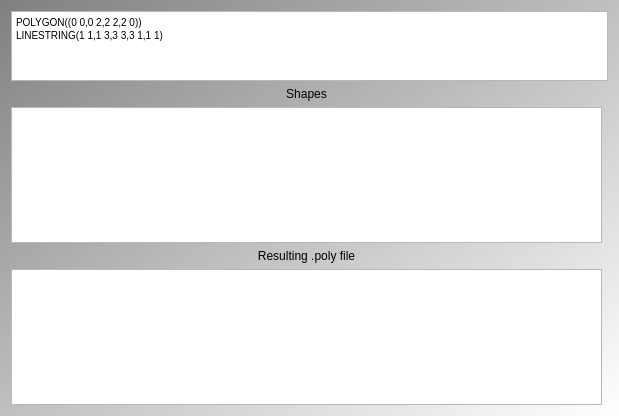
<?xml version="1.0" encoding="UTF-8"?>
<ui version="4.0">
 <class>QtTestPolyFileFromPolygonsMainDialog</class>
 <widget class="QDialog" name="QtTestPolyFileFromPolygonsMainDialog">
  <property name="windowModality">
   <enum>Qt::ApplicationModal</enum>
  </property>
  <property name="geometry">
   <rect>
    <x>0</x>
    <y>0</y>
    <width>619</width>
    <height>416</height>
   </rect>
  </property>
  <property name="sizePolicy">
   <sizepolicy hsizetype="Maximum" vsizetype="Maximum">
    <horstretch>0</horstretch>
    <verstretch>0</verstretch>
   </sizepolicy>
  </property>
  <property name="windowTitle">
   <string>TestPolyFileFromPolygons</string>
  </property>
  <property name="windowIcon">
   <iconset resource="ToolTestPolyFileFromPolygons.qrc">
    <normaloff>:/ToolTestPolyFileFromPolygons/ToolTestPolyFileFromPolygonsIcon.png</normaloff>:/ToolTestPolyFileFromPolygons/ToolTestPolyFileFromPolygonsIcon.png</iconset>
  </property>
  <property name="styleSheet">
   <string notr="true">QDialog { 
background-color: qlineargradient(x1: 0, y1: 0, x2: 1, y2: 1, stop: 0  #808080, stop: 1 #ffffff);
}

QWidget { font: bold, &quot;Courier New&quot;, courier, monospace }
QPushButton { font: 18 px  }
QTabWidget { font: 12 px  }
QLabel { font: 12px }
QComboBox { font: 12px }
QPlainTextEdit { font: 10px }

</string>
  </property>
  <layout class="QGridLayout" name="gridLayout">
   <item row="3" column="0">
    <widget class="QLabel" name="label">
     <property name="text">
      <string>Resulting .poly file</string>
     </property>
     <property name="alignment">
      <set>Qt::AlignCenter</set>
     </property>
    </widget>
   </item>
   <item row="2" column="0">
    <widget class="ribi::QtNavigationableGraphicsView" name="view">
     <property name="sizePolicy">
      <sizepolicy hsizetype="Expanding" vsizetype="Expanding">
       <horstretch>0</horstretch>
       <verstretch>0</verstretch>
      </sizepolicy>
     </property>
     <property name="minimumSize">
      <size>
       <width>0</width>
       <height>0</height>
      </size>
     </property>
    </widget>
   </item>
   <item row="1" column="0">
    <widget class="QLabel" name="label_shapes">
     <property name="text">
      <string>Shapes</string>
     </property>
     <property name="alignment">
      <set>Qt::AlignCenter</set>
     </property>
    </widget>
   </item>
   <item row="0" column="0" colspan="2">
    <widget class="QPlainTextEdit" name="edit_shapes">
     <property name="sizePolicy">
      <sizepolicy hsizetype="Expanding" vsizetype="Maximum">
       <horstretch>0</horstretch>
       <verstretch>0</verstretch>
      </sizepolicy>
     </property>
     <property name="maximumSize">
      <size>
       <width>16777215</width>
       <height>100</height>
      </size>
     </property>
     <property name="lineWrapMode">
      <enum>QPlainTextEdit::NoWrap</enum>
     </property>
     <property name="plainText">
      <string>POLYGON((0 0,0 2,2 2,2 0))
LINESTRING(1 1,1 3,3 3,3 1,1 1)
</string>
     </property>
    </widget>
   </item>
   <item row="4" column="0">
    <widget class="QPlainTextEdit" name="text_file"/>
   </item>
  </layout>
 </widget>
 <layoutdefault spacing="6" margin="11"/>
 <customwidgets>
  <customwidget>
   <class>ribi::QtNavigationableGraphicsView</class>
   <extends>QGraphicsView</extends>
   <header>qtnavigationablegraphicsview.h</header>
  </customwidget>
 </customwidgets>
 <resources>
  <include location="ToolTestPolyFileFromPolygons.qrc"/>
 </resources>
 <connections/>
</ui>
